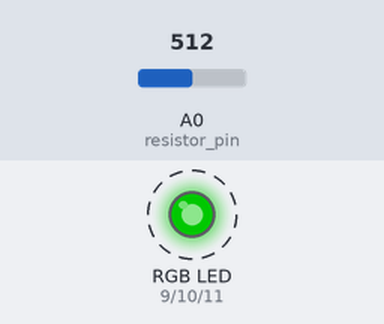
Simulated run of this sketch. Board: Arduino Uno, built with avr-gcc and run on an emulated ATmega328P. Parts: an RGB LED mixed from three pins (HIGH = lit). Dashed ring = blinking. Inputs (shaded band) come from the test bench; at power-on: A0 (resistor_pin) = 512. Dim RGB values are drawn brighter than linear; random numbers use the default seed unless the sketch sets one; what the sketch prints to the serial monitor is not drawn.

Above: at 1.3 s.
1.4 s: A0 (resistor_pin) set to 589
At 2.7 s:
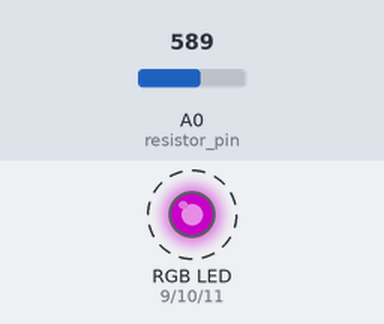
4.4 s: A0 (resistor_pin) set to 612
At 5.1 s:
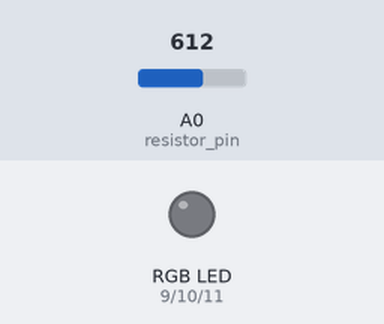
6.0 s: A0 (resistor_pin) set to 590
At 6.3 s:
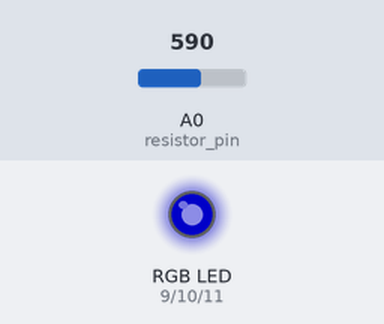
9.0 s: A0 (resistor_pin) set to 610
10.5 s: A0 (resistor_pin) set to 511
At 11.9 s:
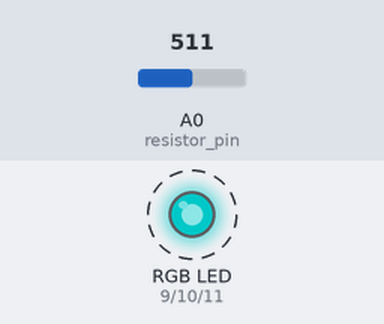
13.5 s: A0 (resistor_pin) set to 716
Timing chart, 0 to 16.0 s (numbered marks = the images above; inputs shaded):
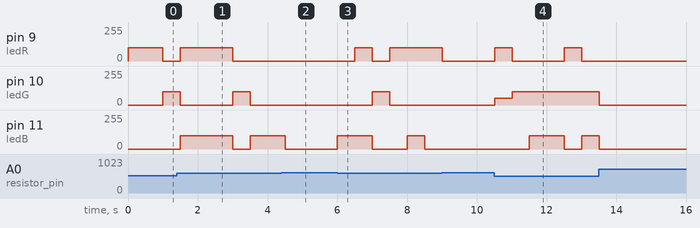

Measured:
- the behaviour switches between 599 and 600 on A0 (resistor_pin) (found by bisection; images 1 and 2)
- after the input at 6.0 s, pin 9 (ledR): 0/255 → 100/255 after 0.51 s, → 0/255 0.50 s later, → 100/255 0.50 s later; pin 10 (ledG): 0/255 → 100/255 after 1.0 s, → 0/255 0.50 s later; pin 11 (ledB): 0/255 → 100/255 at once, → 0/255 1.0 s later, → 100/255 1.0 s later, → 0/255 0.50 s later
- after the input at 10.5 s, pin 9 (ledR): alternates 100/255 for 0.50 s and 0/255 for 1.5 s, starting at once; pin 10 (ledG): 0/255 → 50/255 at once, → 100/255 0.50 s later; pin 11 (ledB): 0/255 → 100/255 after 1.0 s, → 0/255 1.0 s later, → 100/255 0.50 s later

The sketch:

sketch_apr06a.ino
```cpp
int lightsense=0;
int resistor_pin=A0;
int threshold =600;
int ledR =9;
int ledG =10;
int ledB =11;

void setup()
{
  Serial.begin(9600);
  pinMode(ledR, OUTPUT);
  pinMode(ledG, OUTPUT);
  pinMode(ledB, OUTPUT);
}

void loop()
{
  lightsense=analogRead(resistor_pin);
  Serial.print("Photoresistor:");
  Serial.print(lightsense);
  if(lightsense<threshold)
  {
    ALL_OFF();randomLED();
  }
  else
  {ALL_OFF();}
  delay(500);
}

void randomLED()
{
  int index;
  index =random(7); // pick a random number between 0 and 7
  switch(index)
  {
    case 0:
      RED();
      break;
    case 1:
      BLUE();
      break;
    case 2:
      GREEN();
      break;
    case 3:
      YELLOW();
      break;
    case 4:
      CYAN();
      break;
    case 5:
      ORANGE();
      break;
    case 6:
      PURPLE();
      break;
    default:
      RED();
      break;
   }
}

void RED()
{ //set the LED pins to values that make red
  analogWrite(ledR, 100);
  analogWrite(ledG, 0);
  analogWrite(ledB, 0);
}

void GREEN()
{//set the LED pins to values that make green
  analogWrite(ledG, 100);
  analogWrite(ledR, 0);
  analogWrite(ledB, 0);
}

void BLUE()
{
  analogWrite(ledB, 100);
  analogWrite(ledR, 0);
  analogWrite(ledG, 0);
}

void CYAN()
{
  analogWrite(ledR, 0);
  analogWrite(ledG, 100);
  analogWrite(ledB, 100);
}

void ORANGE() {
  analogWrite(ledR, 100);
  analogWrite(ledG, 50);
  analogWrite(ledB, 0);
}

void YELLOW()
{
  analogWrite(ledR, 100);
  analogWrite(ledG, 100);
  analogWrite(ledB, 0);
}

void PURPLE()
{
  analogWrite(ledR, 100);
  analogWrite(ledG, 0);
  analogWrite(ledB, 100);
}

void ALL_OFF()
{
  analogWrite(ledR, 0);
  analogWrite(ledG, 0);
  analogWrite(ledB, 0);
}
```
